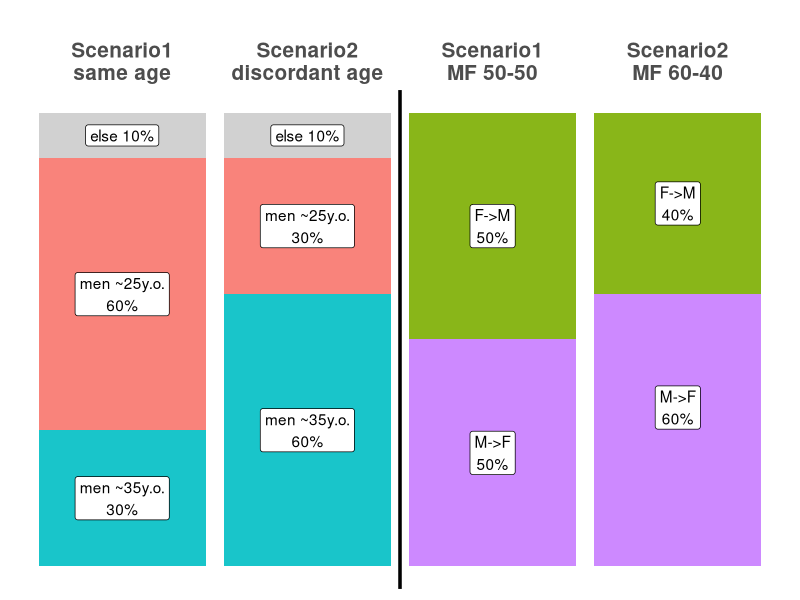

Source code (R):
# 04/24/2022
# try producing an illutration for simulations setup

library(dplyr)
library(ggplot2)

setups = data.frame(prop = c(0.3, 0.6, 0.1,  0.6, 0.3, 0.1, 0.5, 0.5, 0.6, 0.4),
                    type = c('men ~25y.o.', 'men ~35y.o.', 'else', 'men ~25y.o.', 'men ~35y.o.', 'else',
                             'M->F', 'F->M', 'M->F', 'F->M'),
                    scenario = c(rep('discordant age',3), 
                                 rep('same age', 3),
                                 rep('MF 50-50', 2),
                                 rep('MF 60-40', 2)),
                    problem = c(rep('age',6), rep('direction',4)))
labels = data.frame(label = c('men ~35y.o.\n60%','men ~25y.o.\n30%',  'else 10%', 
                              'men ~35y.o.\n30%', 'men ~25y.o.\n60%', 'else 10%',
                              'M->F\n50%', 'F->M\n50%', 'M->F\n60%', 'F->M\n40%'),
                    scenario = c(rep('discordant age',3), 
                                 rep('same age', 3),
                                 rep('MF 50-50', 2),
                                 rep('MF 60-40', 2)),
                    y = c(0.3, 0.75, 0.95,
                          0.15, 0.6, 0.95, 
                          0.25, 0.75,
                          0.35, 0.8))


ggplot(setups, aes(x=scenario)) +
  geom_bar(stat='identity', aes(y=prop, fill=type), alpha = 0.9) +
  geom_label(data=labels,aes(label=label,x=scenario, y=y))+
  geom_vline(xintercept = 2.5, size = 1.2)+
  scale_fill_manual(breaks = c('men ~25y.o.', 'men ~35y.o.', 'F->M', 'M->F', 'else'),
                      values = c("#F8766D","#00BFC4","#7CAE00","#C77CFF", "gray80")) +
  scale_x_discrete(breaks = c('same age','discordant age','MF 50-50','MF 60-40'),
                   limits = c('same age','discordant age','MF 50-50','MF 60-40'),
                   labels = c('Scenario1\nsame age','Scenario2\ndiscordant age',
                              'Scenario1\nMF 50-50','Scenario2\nMF 60-40'),
                   position = 'top')+
  # scale_y_continuous(labels = scales::percent,
  #                    breaks = c(0,0.3,0.5,0.6,0.9,1.0))+
  scale_y_continuous(NULL, breaks = NULL)+
  labs(x='', y='source proportions')+
  theme_minimal(base_size = 16) +
  theme(legend.position = 'none',
        panel.grid.major = element_blank(), 
        panel.grid.minor = element_blank(),
        axis.text=element_text(size=15,face='bold'))
